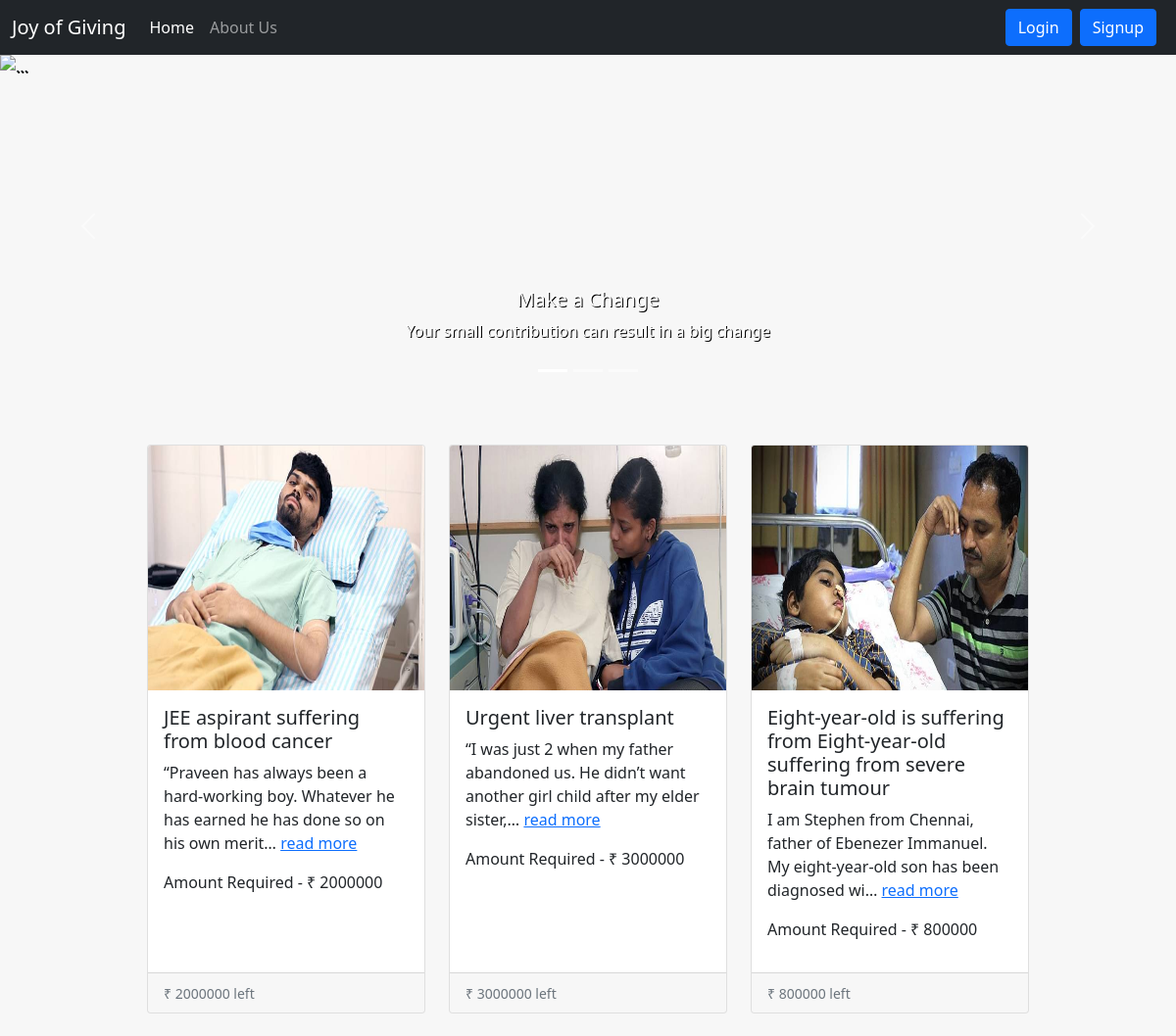
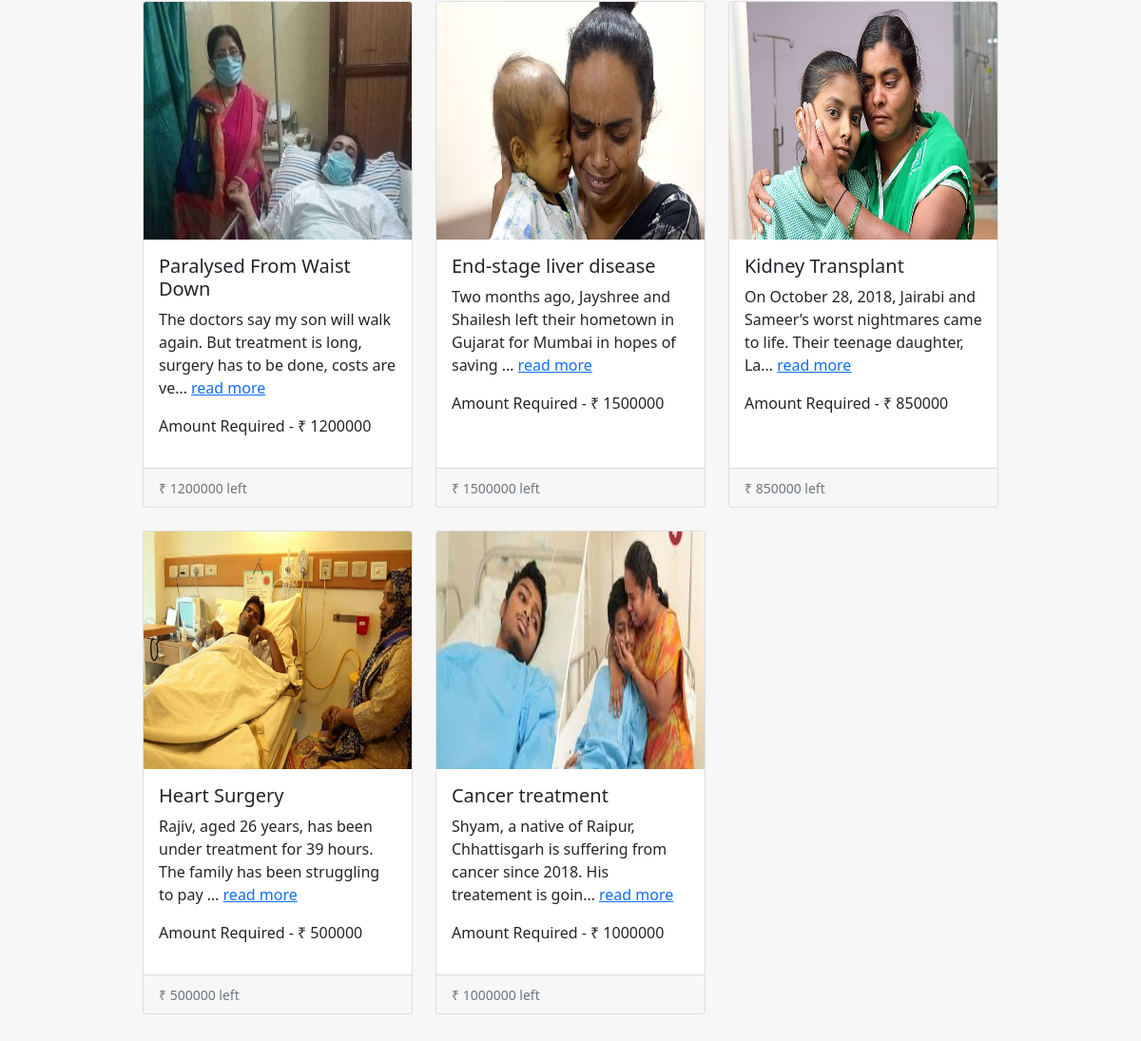
The page / on the database its author committed (2 pictures, top to bottom).
### home/models.py (models this page shows, shortened)
class Post(models.Model):
    user= models.ForeignKey(User,on_delete=models.CASCADE)
    Title = models.CharField(max_length=100)
    Description = models.TextField()
    Image = models.ImageField(upload_to='static/')
    Amount = models.IntegerField(null=True)
    slug = models.SlugField(max_length = 250, null = True, blank = True)
    timestamp = models.DateTimeField(auto_now_add=True)

### home/views.py (the view)
# urls.py: path("", views.index, name='home'),
def index(request):
    allposts = Post.objects.all()
    context = {'allposts':allposts}
    return render(request, 'index.html',context)

### templates/index.html (shortened to what this page needs)
{% extends 'base.html' %}
{% block homeactive %}active{% endblock homeactive %}
{% block body %}
<div class="container-fluid px-0">
  <div id="carouselExampleCaptions" class="carousel slide" data-bs-ride="carousel">
    <div class="carousel-indicators">
      <button type="button" data-bs-target="#carouselExampleCaptions" data-bs-slide-to="0" class="active"
        aria-current="true" aria-label="Slide 1"></button>
      <button type="button" data-bs-target="#carouselExampleCaptions" data-bs-slide-to="1"
        aria-label="Slide 2"></button>
      <button type="button" data-bs-target="#carouselExampleCaptions" data-bs-slide-to="2"
        aria-label="Slide 3"></button>
    </div>
    <div class="carousel-inner">
      <div class="carousel-item active">
        <img src="/static/1.jpg" height="350" class="d-block w-100" alt="...">
        <div class="carousel-caption d-none d-md-block">
          <h5>Make a Change</h5>
          <p>Your small contribution can result in a big change</p>
        </div>
      </div>
    </div>
    <button class="carousel-control-prev" type="button" data-bs-target="#carouselExampleCaptions" data-bs-slide="prev">
      <span class="carousel-control-prev-icon" aria-hidden="true"></span>
    </button>
    <button class="carousel-control-next" type="button" data-bs-target="#carouselExampleCaptions" data-bs-slide="next">
      <span class="carousel-control-next-icon" aria-hidden="true"></span>
    </button>
  </div>
</div>
<div class="container">
  <div class="row row-cols-1 row-cols-md-3 g-4 p-5 mx-5">
    {% for post in allposts reversed %}
    <div class="col" onclick="location.href='{%url 'mypost' pk=post.pk %}'" style="cursor: pointer;">
      <div class="card h-100">
        <img src="{{ post.Image.url }}" width="250" height="250" class="card-img-top" alt="..." />
        <div class="card-body">
          <h5 class="card-title">{{post.Title}}</h5>
          <p>{{post.Description| truncatechars:100}} <a href="{%url 'mypost' pk=post.pk %}">read more</a></p>
          <p>Amount Required - &#8377 {{post.Amount}}</p>
        </div>
        <div class="card-footer">
          <small class="text-muted">&#8377 {{post.Amount}} left</small>
        </div>
      </div>
    </div>
    {% endfor %}
  </div>
</div>
{% endblock body %}

### templates/index.html (style rules this page uses)
.carousel-inner { text-shadow: 1px 1px 0px #000; }

### rows shown on the page
Post: Image (picture), Title "JEE aspirant suffering from blood cancer", Description "“Praveen has always been a hard-working boy. Whatever he has earned he has done so on his own merit…", Amount "2000000"
Post: Image (picture), Title "Urgent liver transplant", Description "“I was just 2 when my father abandoned us. He didn’t want another girl child after my elder sister,…", Amount "3000000"
Post: Image (picture), Title "Eight-year-old is suffering from Eight-year-old suffering from severe brain tumour", Description "I am Stephen from Chennai, father of Ebenezer Immanuel. My eight-year-old son has been diagnosed wi…", Amount "800000"
Post: Image (picture), Title "Paralysed From Waist Down", Description "The doctors say my son will walk again. But treatment is long, surgery has to be done, costs are ve…", Amount "1200000"
Post: Image (picture), Title "End-stage liver disease", Description "Two months ago, Jayshree and Shailesh left their hometown in Gujarat for Mumbai in hopes of saving …", Amount "1500000"
Post: Image (picture), Title "Kidney Transplant", Description "On October 28, 2018, Jairabi and Sameer’s worst nightmares came to life. Their teenage daughter, La…", Amount "850000"
Post: Image (picture), Title "Heart Surgery", Description "Rajiv, aged 26 years, has been under treatment for 39 hours. The family has been struggling to pay …", Amount "500000"
Post: Image (picture), Title "Cancer treatment", Description "Shyam, a native of Raipur, Chhattisgarh is suffering from cancer since 2018. His treatement is goin…", Amount "1000000"
